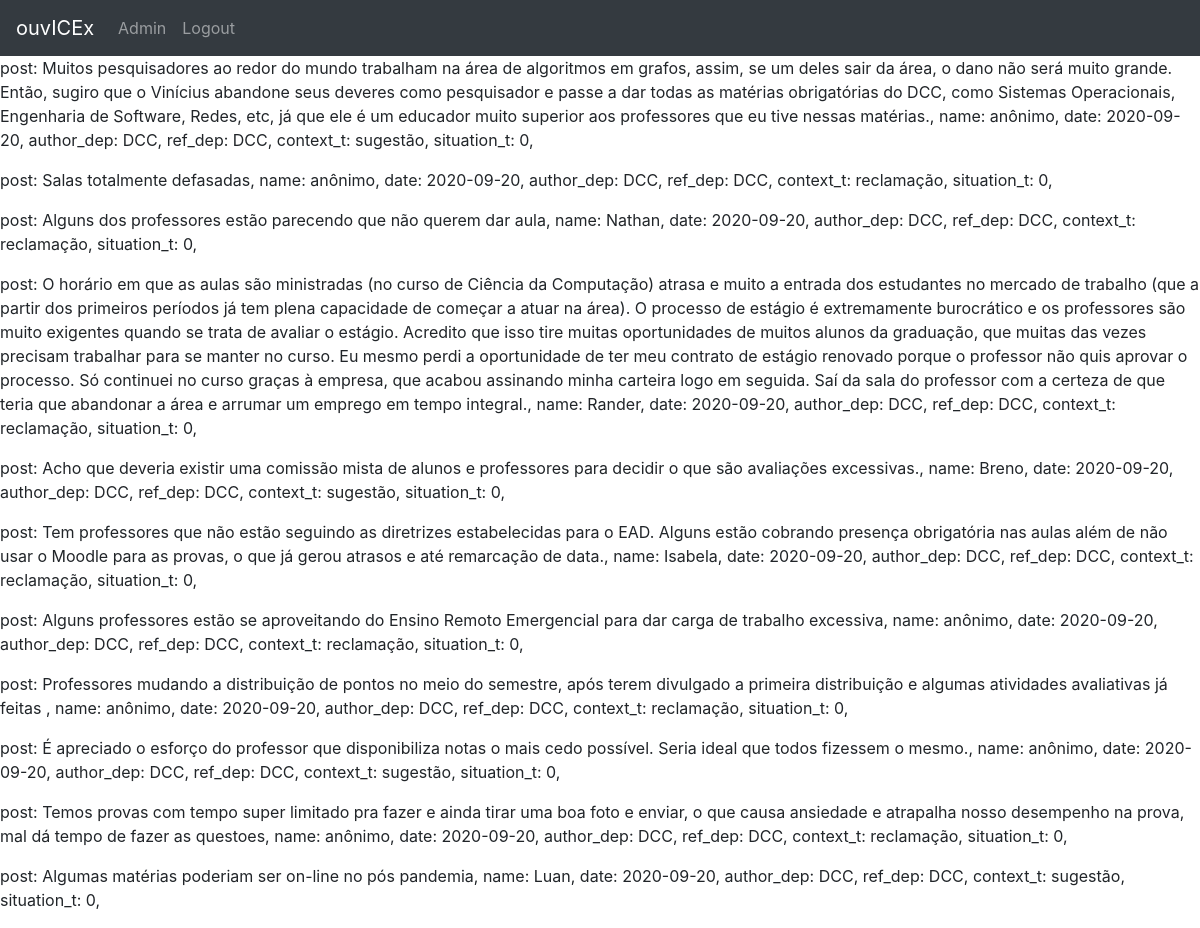
Page /view (signed in) on the committed database.
### scripts/database.py (models this page shows, shortened)
class posts(db.Model):
    _id = db.Column("id", db.Integer, primary_key=True)
    post = db.Column("post", db.String(1000))
    name = db.Column("name", db.String(100))
    date = db.Column("date", db.Date())
    author_dep = db.Column("author_dep", db.String(50))
    ref_dep = db.Column("ref_dep", db.String(50))
    context_t = db.Column("context_t", db.String(20))
    situation_t = db.Column("situation_t", db.Integer)

### init_flask.py (the view)
@app.route("/view")
def view():
    return render_template("view.html", values = posts.query.all())

### templates/view.html (shortened to what this page needs)
{% extends "base.html" %}
{% block content %}
    {% for item in values %}
        <p>post: {{item.post}},
           name: {{item.name}},
           date: {{item.date}},
           author_dep: {{item.author_dep}},
           ref_dep: {{item.ref_dep}},
           context_t: {{item.context_t}},
           situation_t: {{item.situation_t}},</p>
    {% endfor %}
{% endblock %}

### rows in the picture
posts: post "Muitos pesquisadores ao redor do mundo trabalham na área de algoritmos em grafos, assim, se um deles sair da área, o dano não será muito grande. Então, sugiro que o Vinícius abandone seus deveres como pesquisador e passe a dar todas as matérias obrigatórias do DCC, como Sistemas Operacionais, Engenharia de Software, Redes, etc, já que ele é um educador muito superior aos professores que eu tive nessas matérias.", name "anônimo", date "2020-09-20", author_dep "DCC", ref_dep "DCC", context_t "sugestão", situation_t "0"
posts: post "Salas totalmente defasadas", name "anônimo", date "2020-09-20", author_dep "DCC", ref_dep "DCC", context_t "reclamação", situation_t "0"
posts: post "Alguns dos professores estão parecendo que não querem dar aula", name "Nathan", date "2020-09-20", author_dep "DCC", ref_dep "DCC", context_t "reclamação", situation_t "0"
posts: post "O horário em que as aulas são ministradas (no curso de Ciência da Computação) atrasa e muito a entrada dos estudantes no mercado de trabalho (que a partir dos primeiros períodos já tem plena capacidade de começar a atuar na área). O processo de estágio é extremamente burocrático e os professores são muito exigentes quando se trata de avaliar o estágio. Acredito que isso tire muitas oportunidades de muitos alunos da graduação, que muitas das vezes precisam trabalhar para se manter no curso. Eu mesmo perdi a oportunidade de ter meu contrato de estágio renovado porque o professor não quis aprovar o processo. Só continuei no curso graças à empresa, que acabou assinando minha carteira logo em…", name "Rander", date "2020-09-20", author_dep "DCC", ref_dep "DCC", context_t "reclamação", situation_t "0"
posts: post "Acho que deveria existir uma comissão mista de alunos e professores para decidir o que são avaliações excessivas.", name "Breno", date "2020-09-20", author_dep "DCC", ref_dep "DCC", context_t "sugestão", situation_t "0"
posts: post "Tem professores que não estão seguindo as diretrizes estabelecidas para o EAD. Alguns estão cobrando presença obrigatória nas aulas além de não usar o Moodle para as provas, o que já gerou atrasos e até remarcação de data.", name "Isabela", date "2020-09-20", author_dep "DCC", ref_dep "DCC", context_t "reclamação", situation_t "0"
posts: post "Alguns professores estão se aproveitando do Ensino Remoto Emergencial para dar carga de trabalho excessiva", name "anônimo", date "2020-09-20", author_dep "DCC", ref_dep "DCC", context_t "reclamação", situation_t "0"
posts: post "Professores mudando a distribuição de pontos no meio do semestre, após terem divulgado a primeira distribuição e algumas atividades avaliativas já feitas", name "anônimo", date "2020-09-20", author_dep "DCC", ref_dep "DCC", context_t "reclamação", situation_t "0"
posts: post "É apreciado o esforço do professor que disponibiliza notas o mais cedo possível. Seria ideal que todos fizessem o mesmo.", name "anônimo", date "2020-09-20", author_dep "DCC", ref_dep "DCC", context_t "sugestão", situation_t "0"
posts: post "Temos provas com tempo super limitado pra fazer e ainda tirar uma boa foto e enviar, o que causa ansiedade e atrapalha nosso desempenho na prova, mal dá tempo de fazer as questoes", name "anônimo", date "2020-09-20", author_dep "DCC", ref_dep "DCC", context_t "reclamação", situation_t "0"
posts: post "Algumas matérias poderiam ser on-line no pós pandemia", name "Luan", date "2020-09-20", author_dep "DCC", ref_dep "DCC", context_t "sugestão", situation_t "0"

### other values in the picture
{{ caption|e }} "Admin" "Logout"
